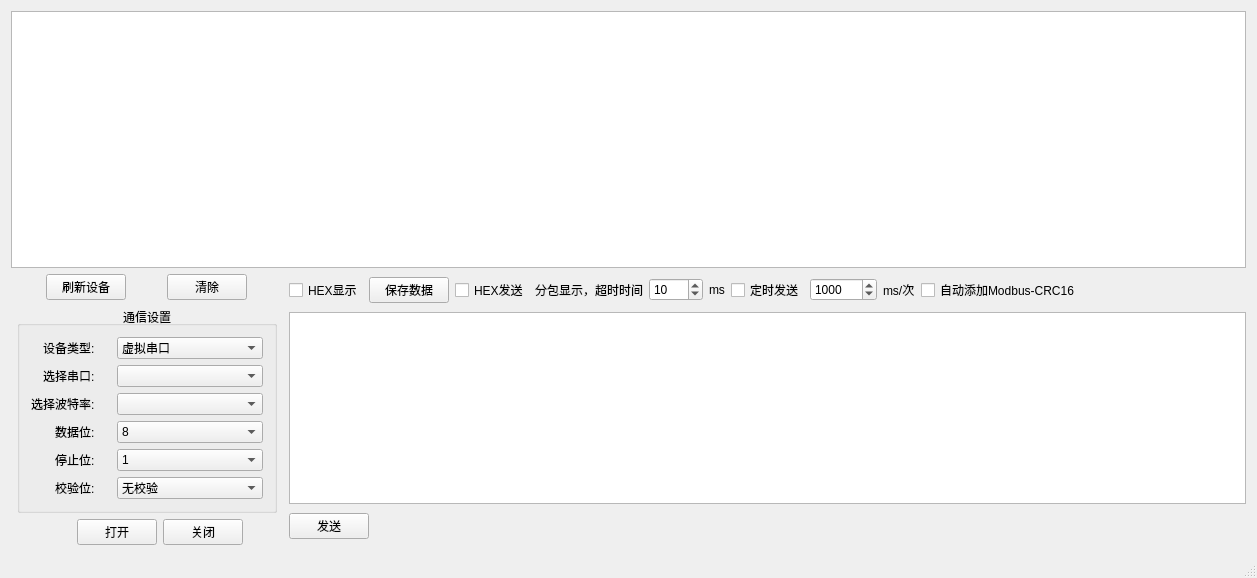
<?xml version="1.0" encoding="UTF-8"?>
<ui version="4.0">
 <class>MainWindow</class>
 <widget class="QMainWindow" name="MainWindow">
  <property name="geometry">
   <rect>
    <x>0</x>
    <y>0</y>
    <width>1257</width>
    <height>578</height>
   </rect>
  </property>
  <property name="sizePolicy">
   <sizepolicy hsizetype="Fixed" vsizetype="Fixed">
    <horstretch>0</horstretch>
    <verstretch>0</verstretch>
   </sizepolicy>
  </property>
  <property name="windowTitle">
   <string>Modbus Debugger V1.0.0</string>
  </property>
  <property name="windowIcon">
   <iconset resource="image.qrc">
    <normaloff>:/png/Image/USB485ICON.png</normaloff>:/png/Image/USB485ICON.png</iconset>
  </property>
  <widget class="QWidget" name="centralWidget">
   <layout class="QVBoxLayout" name="verticalLayout_3">
    <item>
     <widget class="QTextEdit" name="textEdit_recv"/>
    </item>
    <item>
     <layout class="QHBoxLayout" name="horizontalLayout_3">
      <property name="rightMargin">
       <number>0</number>
      </property>
      <item>
       <layout class="QVBoxLayout" name="verticalLayout"/>
      </item>
      <item>
       <widget class="QWidget" name="widget" native="true">
        <property name="sizePolicy">
         <sizepolicy hsizetype="Fixed" vsizetype="Fixed">
          <horstretch>0</horstretch>
          <verstretch>0</verstretch>
         </sizepolicy>
        </property>
        <property name="minimumSize">
         <size>
          <width>0</width>
          <height>0</height>
         </size>
        </property>
        <layout class="QVBoxLayout" name="verticalLayout_4">
         <property name="spacing">
          <number>6</number>
         </property>
         <property name="leftMargin">
          <number>0</number>
         </property>
         <property name="topMargin">
          <number>0</number>
         </property>
         <property name="rightMargin">
          <number>0</number>
         </property>
         <property name="bottomMargin">
          <number>0</number>
         </property>
         <item>
          <layout class="QHBoxLayout" name="horizontalLayout_2">
           <item>
            <widget class="QPushButton" name="pushButton_refreash">
             <property name="sizePolicy">
              <sizepolicy hsizetype="Maximum" vsizetype="Fixed">
               <horstretch>0</horstretch>
               <verstretch>0</verstretch>
              </sizepolicy>
             </property>
             <property name="layoutDirection">
              <enum>Qt::LeftToRight</enum>
             </property>
             <property name="text">
              <string>刷新设备</string>
             </property>
            </widget>
           </item>
           <item>
            <widget class="QPushButton" name="pushButton_clear">
             <property name="sizePolicy">
              <sizepolicy hsizetype="Maximum" vsizetype="Fixed">
               <horstretch>0</horstretch>
               <verstretch>0</verstretch>
              </sizepolicy>
             </property>
             <property name="text">
              <string>清除</string>
             </property>
            </widget>
           </item>
          </layout>
         </item>
         <item alignment="Qt::AlignHCenter">
          <widget class="QGroupBox" name="groupBox">
           <property name="sizePolicy">
            <sizepolicy hsizetype="Expanding" vsizetype="Fixed">
             <horstretch>0</horstretch>
             <verstretch>0</verstretch>
            </sizepolicy>
           </property>
           <property name="minimumSize">
            <size>
             <width>260</width>
             <height>0</height>
            </size>
           </property>
           <property name="title">
            <string>通信设置</string>
           </property>
           <property name="alignment">
            <set>Qt::AlignCenter</set>
           </property>
           <layout class="QGridLayout" name="gridLayout">
            <item row="1" column="0">
             <widget class="QLabel" name="label_serialport">
              <property name="minimumSize">
               <size>
                <width>0</width>
                <height>0</height>
               </size>
              </property>
              <property name="text">
               <string>选择串口:     </string>
              </property>
              <property name="alignment">
               <set>Qt::AlignRight|Qt::AlignTrailing|Qt::AlignVCenter</set>
              </property>
             </widget>
            </item>
            <item row="2" column="0">
             <widget class="QLabel" name="label_2">
              <property name="minimumSize">
               <size>
                <width>0</width>
                <height>0</height>
               </size>
              </property>
              <property name="text">
               <string>选择波特率:     </string>
              </property>
              <property name="alignment">
               <set>Qt::AlignRight|Qt::AlignTrailing|Qt::AlignVCenter</set>
              </property>
             </widget>
            </item>
            <item row="2" column="1" colspan="2">
             <widget class="QComboBox" name="comboBox_spBaudRate"/>
            </item>
            <item row="3" column="1" colspan="2">
             <widget class="QComboBox" name="comboBox_spDataBits">
              <property name="currentText">
               <string>8</string>
              </property>
              <property name="currentIndex">
               <number>3</number>
              </property>
              <item>
               <property name="text">
                <string>5</string>
               </property>
              </item>
              <item>
               <property name="text">
                <string>6</string>
               </property>
              </item>
              <item>
               <property name="text">
                <string>7</string>
               </property>
              </item>
              <item>
               <property name="text">
                <string>8</string>
               </property>
              </item>
             </widget>
            </item>
            <item row="0" column="0">
             <widget class="QLabel" name="label_8">
              <property name="minimumSize">
               <size>
                <width>0</width>
                <height>0</height>
               </size>
              </property>
              <property name="text">
               <string>设备类型:     </string>
              </property>
              <property name="alignment">
               <set>Qt::AlignRight|Qt::AlignTrailing|Qt::AlignVCenter</set>
              </property>
             </widget>
            </item>
            <item row="5" column="0">
             <widget class="QLabel" name="label_5">
              <property name="minimumSize">
               <size>
                <width>0</width>
                <height>0</height>
               </size>
              </property>
              <property name="text">
               <string>校验位:     </string>
              </property>
              <property name="alignment">
               <set>Qt::AlignRight|Qt::AlignTrailing|Qt::AlignVCenter</set>
              </property>
             </widget>
            </item>
            <item row="3" column="0">
             <widget class="QLabel" name="label_3">
              <property name="minimumSize">
               <size>
                <width>0</width>
                <height>0</height>
               </size>
              </property>
              <property name="text">
               <string>数据位:     </string>
              </property>
              <property name="alignment">
               <set>Qt::AlignRight|Qt::AlignTrailing|Qt::AlignVCenter</set>
              </property>
             </widget>
            </item>
            <item row="1" column="1" colspan="2">
             <widget class="QComboBox" name="comboBox_serialport"/>
            </item>
            <item row="4" column="1" colspan="2">
             <widget class="QComboBox" name="comboBox_spStopBits">
              <item>
               <property name="text">
                <string>1</string>
               </property>
              </item>
              <item>
               <property name="text">
                <string>1.5</string>
               </property>
              </item>
              <item>
               <property name="text">
                <string>2</string>
               </property>
              </item>
             </widget>
            </item>
            <item row="4" column="0">
             <widget class="QLabel" name="label_4">
              <property name="minimumSize">
               <size>
                <width>0</width>
                <height>0</height>
               </size>
              </property>
              <property name="text">
               <string>停止位:     </string>
              </property>
              <property name="alignment">
               <set>Qt::AlignRight|Qt::AlignTrailing|Qt::AlignVCenter</set>
              </property>
             </widget>
            </item>
            <item row="0" column="1" colspan="2">
             <widget class="QComboBox" name="comboBox_deviceType">
              <property name="frame">
               <bool>true</bool>
              </property>
              <item>
               <property name="text">
                <string>虚拟串口</string>
               </property>
              </item>
             </widget>
            </item>
            <item row="5" column="1" colspan="2">
             <widget class="QComboBox" name="comboBox_spParity">
              <item>
               <property name="text">
                <string>无校验</string>
               </property>
              </item>
              <item>
               <property name="text">
                <string>奇校验</string>
               </property>
              </item>
              <item>
               <property name="text">
                <string>偶校验</string>
               </property>
              </item>
             </widget>
            </item>
           </layout>
          </widget>
         </item>
         <item>
          <layout class="QHBoxLayout" name="horizontalLayout" stretch="0,0,0,0,0">
           <item>
            <spacer name="horizontalSpacer_3">
             <property name="orientation">
              <enum>Qt::Horizontal</enum>
             </property>
             <property name="sizeHint" stdset="0">
              <size>
               <width>40</width>
               <height>20</height>
              </size>
             </property>
            </spacer>
           </item>
           <item>
            <widget class="QLabel" name="label_indicatorLight">
             <property name="sizePolicy">
              <sizepolicy hsizetype="Fixed" vsizetype="Preferred">
               <horstretch>0</horstretch>
               <verstretch>0</verstretch>
              </sizepolicy>
             </property>
             <property name="minimumSize">
              <size>
               <width>20</width>
               <height>20</height>
              </size>
             </property>
             <property name="maximumSize">
              <size>
               <width>20</width>
               <height>20</height>
              </size>
             </property>
             <property name="layoutDirection">
              <enum>Qt::LeftToRight</enum>
             </property>
             <property name="styleSheet">
              <string notr="true">image: url(:/png/Image/point_red.png);</string>
             </property>
             <property name="text">
              <string/>
             </property>
            </widget>
           </item>
           <item>
            <widget class="QPushButton" name="pushButton_open">
             <property name="sizePolicy">
              <sizepolicy hsizetype="Maximum" vsizetype="Fixed">
               <horstretch>0</horstretch>
               <verstretch>0</verstretch>
              </sizepolicy>
             </property>
             <property name="text">
              <string>打开</string>
             </property>
            </widget>
           </item>
           <item>
            <widget class="QPushButton" name="pushButton_close">
             <property name="text">
              <string>关闭</string>
             </property>
            </widget>
           </item>
           <item>
            <spacer name="horizontalSpacer_2">
             <property name="orientation">
              <enum>Qt::Horizontal</enum>
             </property>
             <property name="sizeHint" stdset="0">
              <size>
               <width>40</width>
               <height>20</height>
              </size>
             </property>
            </spacer>
           </item>
          </layout>
         </item>
        </layout>
       </widget>
      </item>
      <item>
       <layout class="QVBoxLayout" name="verticalLayout_2">
        <item>
         <layout class="QHBoxLayout" name="horizontalLayout_4">
          <item>
           <widget class="QCheckBox" name="checkBox_hexShow">
            <property name="enabled">
             <bool>true</bool>
            </property>
            <property name="sizePolicy">
             <sizepolicy hsizetype="Maximum" vsizetype="Fixed">
              <horstretch>0</horstretch>
              <verstretch>0</verstretch>
             </sizepolicy>
            </property>
            <property name="text">
             <string>HEX显示</string>
            </property>
            <property name="checkable">
             <bool>true</bool>
            </property>
           </widget>
          </item>
          <item>
           <widget class="QPushButton" name="pushButton_save">
            <property name="text">
             <string>保存数据</string>
            </property>
           </widget>
          </item>
          <item>
           <widget class="QCheckBox" name="checkBox_hexSend">
            <property name="enabled">
             <bool>true</bool>
            </property>
            <property name="sizePolicy">
             <sizepolicy hsizetype="Maximum" vsizetype="Fixed">
              <horstretch>0</horstretch>
              <verstretch>0</verstretch>
             </sizepolicy>
            </property>
            <property name="text">
             <string>HEX发送</string>
            </property>
            <property name="checkable">
             <bool>true</bool>
            </property>
           </widget>
          </item>
          <item>
           <widget class="QLabel" name="label_6">
            <property name="text">
             <string>分包显示，超时时间</string>
            </property>
           </widget>
          </item>
          <item>
           <widget class="QSpinBox" name="spinBox_timeout">
            <property name="minimum">
             <number>1</number>
            </property>
            <property name="maximum">
             <number>1000</number>
            </property>
            <property name="value">
             <number>10</number>
            </property>
           </widget>
          </item>
          <item>
           <widget class="QLabel" name="label_7">
            <property name="text">
             <string>ms</string>
            </property>
           </widget>
          </item>
          <item>
           <widget class="QCheckBox" name="checkBox_timing">
            <property name="sizePolicy">
             <sizepolicy hsizetype="Maximum" vsizetype="Fixed">
              <horstretch>0</horstretch>
              <verstretch>0</verstretch>
             </sizepolicy>
            </property>
            <property name="text">
             <string>定时发送</string>
            </property>
           </widget>
          </item>
          <item>
           <widget class="QSpinBox" name="spinBox_timing">
            <property name="sizePolicy">
             <sizepolicy hsizetype="Minimum" vsizetype="Fixed">
              <horstretch>0</horstretch>
              <verstretch>0</verstretch>
             </sizepolicy>
            </property>
            <property name="minimumSize">
             <size>
              <width>60</width>
              <height>0</height>
             </size>
            </property>
            <property name="minimum">
             <number>1</number>
            </property>
            <property name="maximum">
             <number>1000000</number>
            </property>
            <property name="value">
             <number>1000</number>
            </property>
           </widget>
          </item>
          <item>
           <widget class="QLabel" name="label">
            <property name="sizePolicy">
             <sizepolicy hsizetype="Maximum" vsizetype="Fixed">
              <horstretch>0</horstretch>
              <verstretch>0</verstretch>
             </sizepolicy>
            </property>
            <property name="text">
             <string>ms/次</string>
            </property>
           </widget>
          </item>
          <item>
           <widget class="QCheckBox" name="checkBox_addCRC">
            <property name="sizePolicy">
             <sizepolicy hsizetype="Maximum" vsizetype="Fixed">
              <horstretch>0</horstretch>
              <verstretch>0</verstretch>
             </sizepolicy>
            </property>
            <property name="text">
             <string>自动添加Modbus-CRC16</string>
            </property>
           </widget>
          </item>
          <item>
           <spacer name="horizontalSpacer">
            <property name="orientation">
             <enum>Qt::Horizontal</enum>
            </property>
            <property name="sizeHint" stdset="0">
             <size>
              <width>40</width>
              <height>20</height>
             </size>
            </property>
           </spacer>
          </item>
         </layout>
        </item>
        <item>
         <widget class="QTextEdit" name="textEdit_send">
          <property name="sizePolicy">
           <sizepolicy hsizetype="Expanding" vsizetype="Fixed">
            <horstretch>0</horstretch>
            <verstretch>0</verstretch>
           </sizepolicy>
          </property>
         </widget>
        </item>
        <item>
         <widget class="QPushButton" name="pushButton_send">
          <property name="sizePolicy">
           <sizepolicy hsizetype="Maximum" vsizetype="Fixed">
            <horstretch>0</horstretch>
            <verstretch>0</verstretch>
           </sizepolicy>
          </property>
          <property name="layoutDirection">
           <enum>Qt::LeftToRight</enum>
          </property>
          <property name="text">
           <string>发送</string>
          </property>
         </widget>
        </item>
       </layout>
      </item>
     </layout>
    </item>
   </layout>
  </widget>
  <widget class="QStatusBar" name="statusBar"/>
 </widget>
 <layoutdefault spacing="6" margin="11"/>
 <resources>
  <include location="image.qrc"/>
 </resources>
 <connections/>
</ui>
